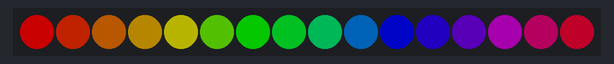
A program run on a simulated ESP8266 (Wemos D1 mini). Shown: 16 RGB LEDs in strip order, left to right. Dim RGB values are drawn brighter than linear.

Above: at 0.15 s.
At 4.69 s:
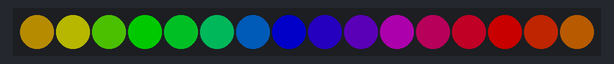
At 9.53 s:
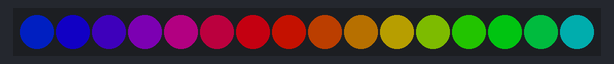
At 19.81 s:
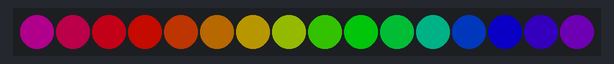
At 30.4 s:
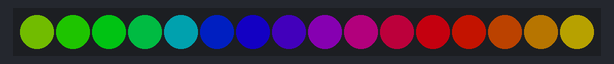
At 39.78 s:
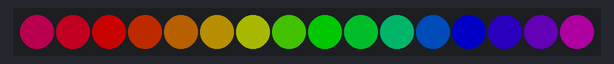

The program:

main.cpp
```cpp
#include <Arduino.h>
#include <FastLED.h>

#define NUM_LEDS 16
#define DATA_PIN 2

CRGB leds[NUM_LEDS];

void setup()
{
  FastLED.addLeds<WS2812, DATA_PIN, GRB>(leds, NUM_LEDS);
  FastLED.setBrightness(100); // Adjust brightness if needed
}

// Rainbow effect function
void rainbowEffect()
{
  static uint8_t hue = 0;

  // Fill the entire strip with a rainbow
  for (int i = 0; i < NUM_LEDS; i++)
  {
    leds[i] = CHSV(hue + i * 255 / NUM_LEDS, 255, 255);
  }

  FastLED.show();   // Display the updated LEDs
  FastLED.delay(5); // Adjust the delay to control the speed of the rainbow
  hue++;            // Increment the hue for the next iteration
}

// Main loop
void loop()
{
  rainbowEffect();
}
```
